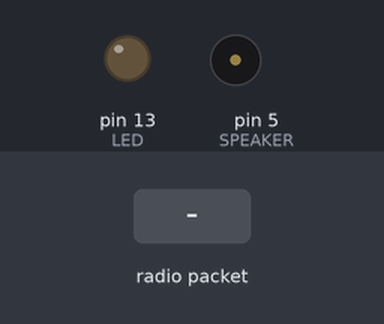
A sketch run on a simulated Arduino Nano, built with avr-gcc and run on an emulated ATmega328P. Parts: output pins drawn as LEDs (lit = HIGH), buzzer (waves = sounding). Inputs (shaded band) come from the test bench. No radio packets arrive unless stated; pins used as bus, display or sensor lines are not drawn.

Above: at 1.2 s.
1.3 s: radio packet "1" arrives
At 1.31 s:
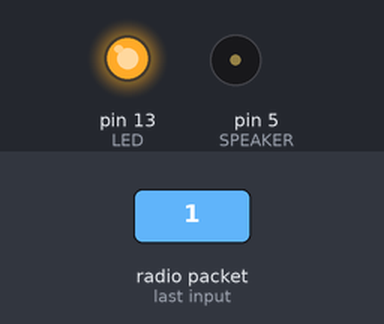
At 2.4 s:
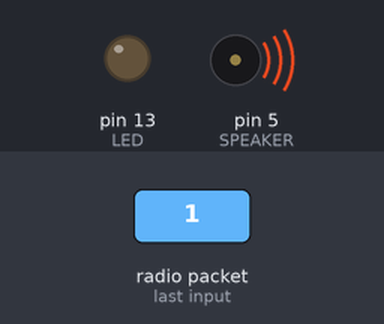
2.8 s: radio packet "0" arrives
At 2.81 s:
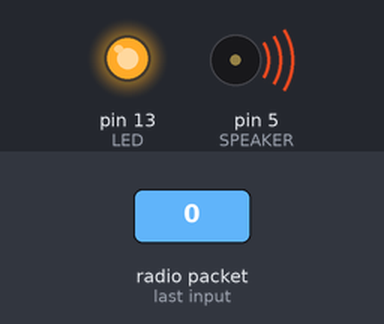
Timing chart, 0 to 5.8 s (numbered marks = the images above; inputs shaded):
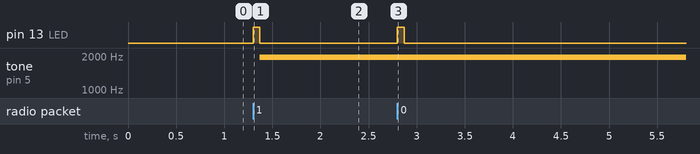

Measured:
- after the input at 1.3 s, pin 13 (LED): LOW → HIGH at once, → LOW 0.07 s later; tone on pin 5 (SPEAKER): silent → 1950 Hz after 0.07 s
- after the input at 2.8 s, pin 13 (LED): LOW → HIGH at once, → LOW 0.07 s later

The sketch:

receiver_speaker_noserial.ino
```cpp
// Feather9x_RX
// -*- mode: C++ -*-
// Example sketch showing how to create a simple messaging client (receiver)
// with the RH_RF95 class. RH_RF95 class does not provide for addressing or
// reliability, so you should only use RH_RF95 if you do not need the higher
// level messaging abilities.
// It is designed to work with the other example Feather9x_TX

#include <SPI.h>
#include <RH_RF95.h>

/* for feather m0  */
#define RFM95_CS 8
#define RFM95_RST 4
#define RFM95_INT 3

// battery voltage checker
#define VBATPIN       A7

// Change to 434.0 or other frequency, must match RX's freq!
#define RF95_FREQ 915.0

// Singleton instance of the radio driver
RH_RF95 rf95(RFM95_CS, RFM95_INT);

// Blinky on receipt
#define LED 13

// Resonant frequency for audio feedback
#define CENTER_FREQ 2000
#define SPEAKER 5

void setup()
{
  pinMode(LED, OUTPUT);
  pinMode(RFM95_RST, OUTPUT);
  pinMode(SPEAKER, OUTPUT);
  digitalWrite(RFM95_RST, HIGH);

  // manual reset
  digitalWrite(RFM95_RST, LOW);
  delay(10);
  digitalWrite(RFM95_RST, HIGH);
  delay(10);

  while (!rf95.init()) {
    while (1);
  }

  // Defaults after init are 434.0MHz, modulation GFSK_Rb250Fd250, +13dbM
  if (!rf95.setFrequency(RF95_FREQ)) {
    while (1);
  }

  // Defaults after init are 434.0MHz, 13dBm, Bw = 125 kHz, Cr = 4/5, Sf = 128chips/symbol, CRC on

  // The default transmitter power is 13dBm, using PA_BOOST.
  // If you are using RFM95/96/97/98 modules which uses the PA_BOOST transmitter pin, then
  // you can set transmitter powers from 5 to 23 dBm:
  rf95.setTxPower(23, false);

    // check and print battery power
  float measuredvbat = analogRead(VBATPIN);
  measuredvbat *= 2;    // we divided by 2, so multiply back
  measuredvbat *= 3.3;  // Multiply by 3.3V, our reference voltage
  measuredvbat /= 1024; // convert to voltage
//  Serial.print("VBat: " ); Serial.println(measuredvbat);
}

void loop()
{
  if (rf95.available())
  {
    // Should be a message for us now
    uint8_t buf[RH_RF95_MAX_MESSAGE_LEN];
    uint8_t len = sizeof(buf);

    if (rf95.recv(buf, &len))
    {
      digitalWrite(LED, HIGH);
      delay(10);
      // Send a reply
      uint8_t data[] = "And hello back to you";
      rf95.send(data, sizeof(data));
      rf95.waitPacketSent();
      digitalWrite(LED, LOW);
      audioFeedback(rf95.lastRssi());
    }
  }
}

void audioFeedback(int rssi) {
  int scale_factor = 10;
  int center_rssi  = 75;

  int output_freq = CENTER_FREQ + (center_rssi + rssi)*scale_factor;
  tone(SPEAKER, output_freq);
}
```
